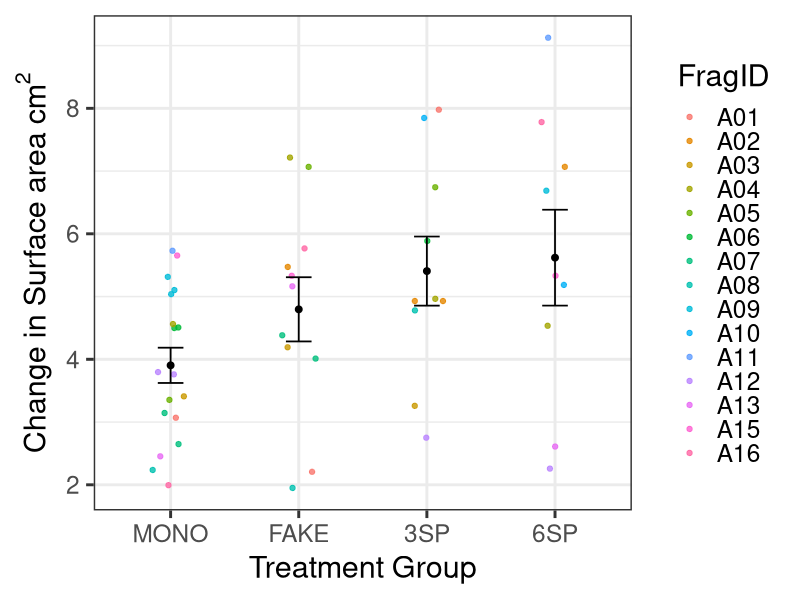
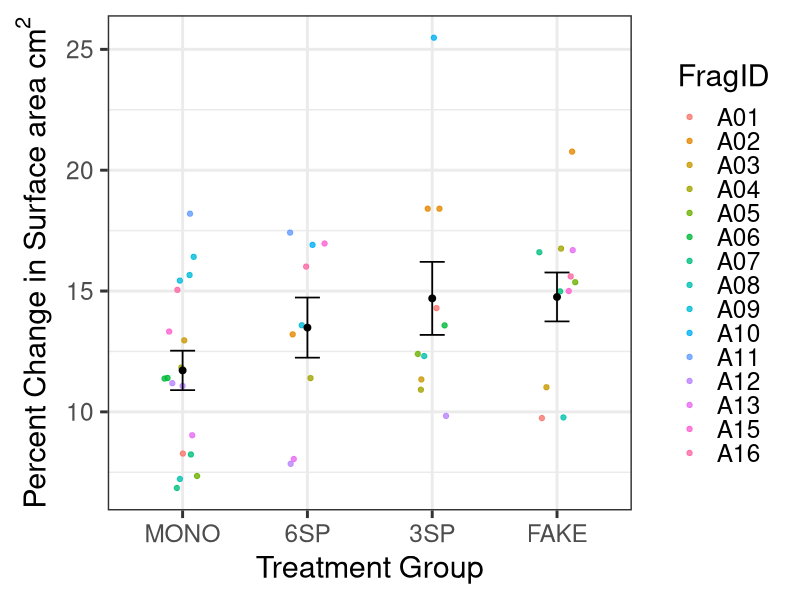
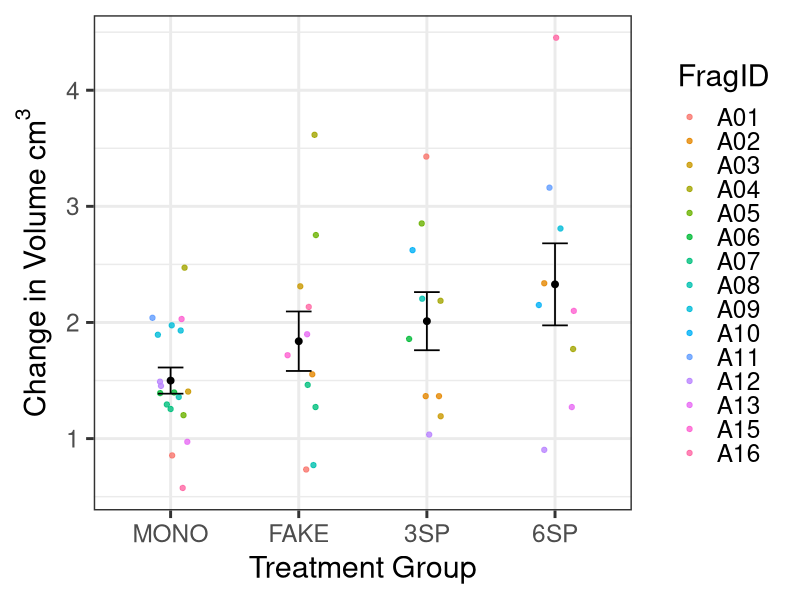
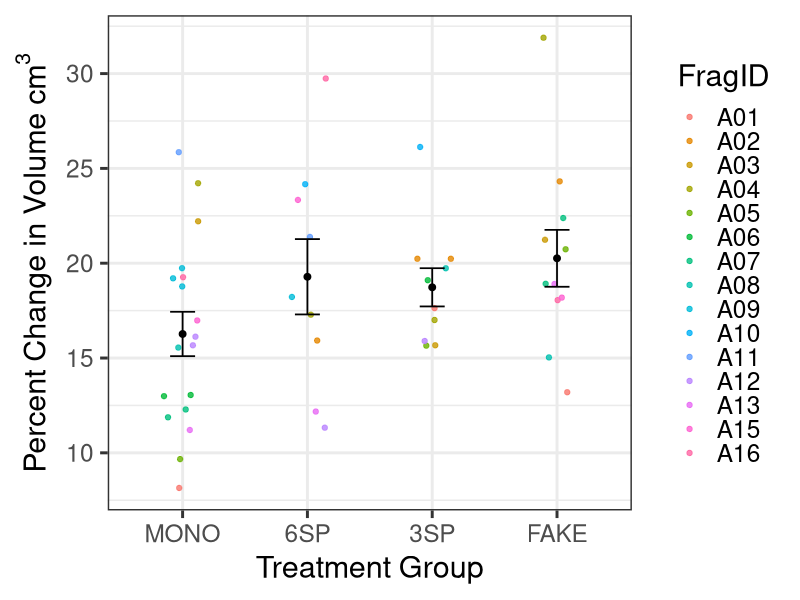
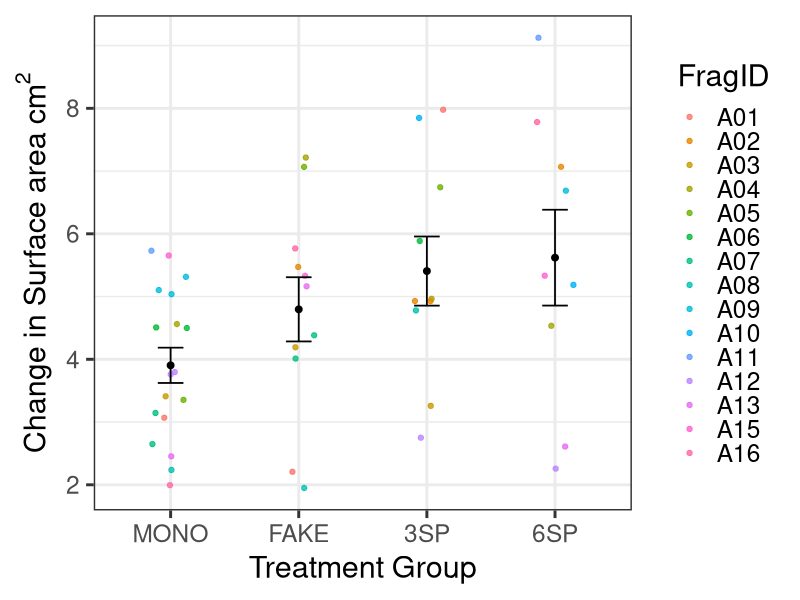
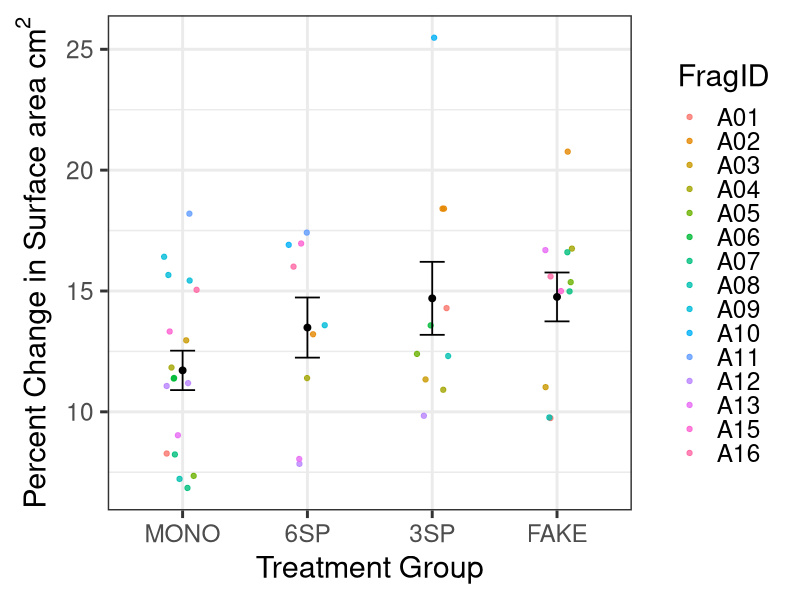
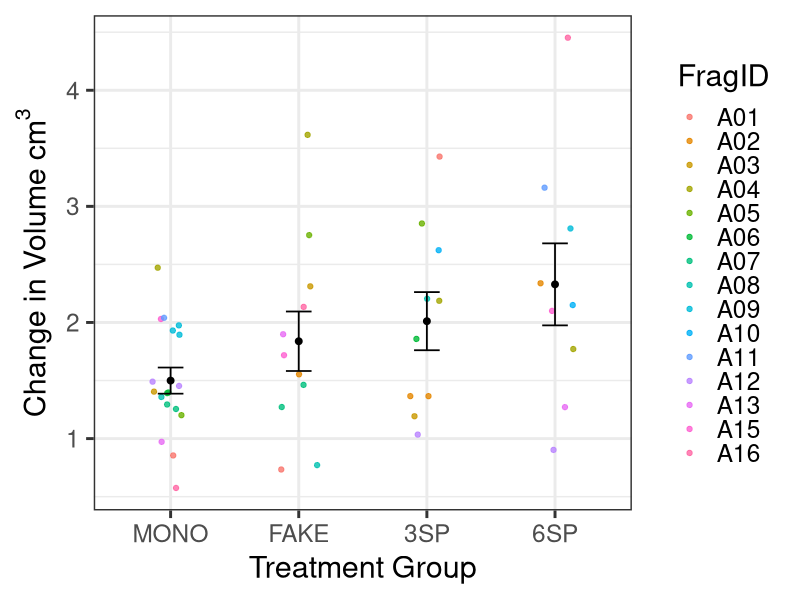
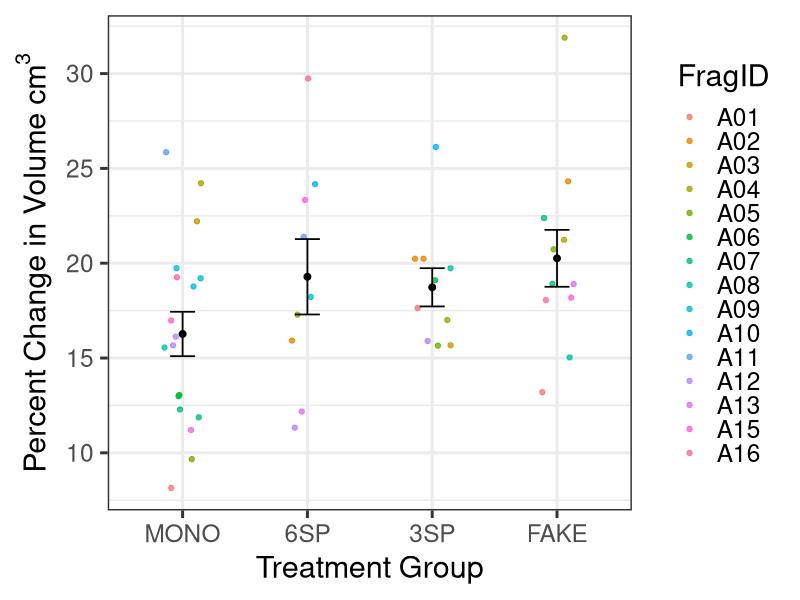

Write R code to recreate these figures, in order. (Note: this script raises an error after producing the figures.)
## ---- chunk 1
library(tidyverse)
library(here)
library(stringr)
## ---- chunk 2
SpeciesA_tf <- read_csv(here("Data/Photogrammetry/tf-data-v1.csv"))
SpeciesA_t0 <- read_csv(here("Data/Photogrammetry/t0-data-v1.csv"))
view(SpeciesA_t0)
## ---- chunk 3
SpeciesA_tf_clean <- SpeciesA_tf %>%
  mutate(Measurement = if_else(is.na(volume_mm3), "SurfaceArea", "Volume")) %>% #Adding column for what type of measurement it is
  mutate(Treatment = str_extract(model, "[^_]+$")) %>% #Adding column for the treatement group
  drop_na(model) %>%  #Dropping the na rows from the model column
  rename(SA_tf = surface_area_mm2) %>% #renaming the surface area column to add the timepoint 
  rename(V_tf = volume_mm3) %>% #renaiming the surface area column to add the timepoint 
    filter(model != "backup") %>%
select(-chunk, -closed)

SpeciesA_t0_clean <- SpeciesA_t0 %>%
  mutate(Measurement = if_else(is.na(volume_mm3), "SurfaceArea", "Volume")) %>% #Adding column for what type of measurement it is
  mutate(Treatment = str_extract(model, "[^_]+$")) %>% #Adding column for the treatement group
  drop_na(model) %>%  #Dropping the na rows from the model column
  filter(model != "backup") %>% #Remove the rows with backup models
   rename(SA_t0 = surface_area_mm2) %>% #renaming the surface area column to add the timepoint 
  rename(V_t0 = volume_mm3) %>% #renaiming the surface area column to add the timepoint
  select(-chunk, -closed)

JoinedAreaData <- left_join( SpeciesA_t0_clean,SpeciesA_tf_clean, by = join_by(model, Treatment, Measurement))

#Filter out models that do not have TF data
JoinedAreaData <- JoinedAreaData %>%
  filter(!model %in% c("A13_1_3SP","Copy of A13_1_3SP",
"A14_1_3SP", "Copy of A14_1_3SP",
"A15_1_3SP","Copy of A15_1_3SP",
"A16_1_3SP", "Copy of A16_1_3SP",
"A09_1_FAKE", "Copy of A09_1_FAKE",
"A10_1_FAKE", "Copy of A10_1_FAKE",
"A11_1_FAKE", "Copy of A11_1_FAKE",
"A12_1_FAKE", "Copy of A12_1_FAKE",
"A05_1_6SP", "Copy of A05_1_6SP",
"A06_1_6SP", "Copy of A06_1_6SP",
"A07_1_6SP","Copy of A07_1_6SP",
"A08_1_6SP", "Copy of A08_1_6SP" )) %>% #Filtering out all models that do not have tf data
    filter(!grepl("^b", model, ignore.case = TRUE)) %>% #filtering out all b models
  filter(!grepl("^Copy of b", model, ignore.case = TRUE)) %>%
  #Filtering out all copy of b models
    mutate(FragID = str_extract(model, "[A-Za-z]\\d+")) %>%
  relocate(FragID, .after = 1) %>% #Moving to different order of columns
  relocate(Treatment, .after =2) %>%
  relocate(Measurement, .after =3)
## ---- chunk 4
GrowthData <- JoinedAreaData %>%
  mutate(SA_t0_cm2 = SA_t0/100) |> #convert to cm2
  mutate(SA_tf_cm2 = SA_tf/100) |> 
  mutate(V_t0_cm3 = V_t0/1000) |> #convert to cm3
  mutate(V_tf_cm3 = V_tf/1000) |> 
  mutate(DeltaSA = SA_tf_cm2 - SA_t0_cm2) %>% #Find the growth data 
  mutate(DeltaV = V_tf_cm3 - V_t0_cm3) %>%
  filter(DeltaSA > 0) %>% #Getting rid of negative values **Should check these models later
  filter(DeltaV > 0)  |> 
  mutate(PctDeltaSA = ((SA_tf_cm2 - SA_t0_cm2)/SA_t0_cm2)*100) |> #pct change is final-initial/initial * 100
  mutate(PctDeltaV = ((V_tf_cm3 - V_t0_cm3)/V_t0_cm3)*100)


GrowthData$model[is.na(GrowthData$DeltaSA)] #Listing which model names we are missing tf data for 

GrowthData <- GrowthData %>% filter(!is.na(DeltaSA)) #filtering out the remaining models that do not have tf data **We need to double check this 
## ---- chunk 5

se_fun <- function(x) {
  n <- sum(!is.na(x))
  if (n <= 1) return(NA_real_)
  sd(x, na.rm = TRUE) / sqrt(n)
}
## ---- chunk 6
GrowthSummary <- GrowthData %>%
  group_by(Treatment) %>% #Group by treatment to take averages across treatment groups etc. 
  summarise(
    N_SA = sum(!is.na(DeltaSA)),
    N_V = sum(!is.na(DeltaV)),
    DeltaSA_avg = mean(DeltaSA), 
    DeltaV_avg = mean(DeltaV), 
    se_SA = se_fun(DeltaSA), 
    se_V = se_fun(DeltaV))

PctGrowthSummary <- GrowthData %>%
  group_by(Treatment) %>% #Group by treatment to take averages across treatment groups etc. 
  summarise(
    N_PctSA = sum(!is.na(PctDeltaSA)),
    N_PctV = sum(!is.na(PctDeltaV)),
    PctDeltaSA_avg = mean(PctDeltaSA), 
    PctDeltaV_avg = mean(PctDeltaV), 
    se_PctSA = se_fun(PctDeltaSA), 
    se_PctV = se_fun(PctDeltaV))
## ---- chunk 7
GrowthDataOrdered <- GrowthData %>% left_join(GrowthSummary, by = "Treatment") %>%
  mutate(Treatment = fct_reorder(Treatment, DeltaSA_avg))

PctGrowthDataOrdered <- GrowthData %>% left_join(PctGrowthSummary, by = "Treatment") %>%
  mutate(Treatment = fct_reorder(Treatment, PctDeltaSA_avg))
## ---- chunk 8
SurfaceAreaPlot <- ggplot() + #Use ggplot to make the graphs
  geom_jitter(data = GrowthDataOrdered, aes(x = Treatment, y = DeltaSA, color = FragID),  #Geom jitter with treatment on the x axis and change in surface area on the y axis in cm, we want each individual fragment to be colored
              width = 0.15, alpha = 0.8) + #This is setting the size of points
  # stat_summary(data = GrowthDataOrdered, aes(x = Treatment, y = DeltaSA)
  geom_errorbar(data = GrowthSummary, aes(x = Treatment, ymin = DeltaSA_avg - se_SA, ymax = DeltaSA_avg + se_SA), #Making the error bars on the graph fromt eh summary stats that we made above
                width = 0.2, linewidth = 0.6) + #Size of the error bars
  geom_point(data = GrowthSummary, aes(x = Treatment, y = DeltaSA_avg), size = 2) + #This is the point of the average of the growth values
  labs(y = expression("Change in Surface area cm"^2), #changing the y-axis title 
       x = "Treatment Group") + #changing the x-axis title 
  
  theme_bw(base_size = 22) #Theme of the plot set to black and white and size of font to 22

SurfaceAreaPlot

ggsave(here("Output", "SurfaceAreaChange_Jitter.pdf"), SurfaceAreaPlot, h = 5, w = 10) #Save the graph into a folder, can ignore 

## ---- chunk 9
PctSurfaceAreaPlot <- ggplot() + #Use ggplot to make the graphs
  geom_jitter(data = PctGrowthDataOrdered, aes(x = Treatment, y = PctDeltaSA, color = FragID),  #Geom jitter with treatment on the x axis and change in surface area on the y axis in cm, we want each individual fragment to be colored
              width = 0.15, alpha = 0.8) + #This is setting the size of points
  # stat_summary(data = GrowthDataOrdered, aes(x = Treatment, y = DeltaSA)
  geom_errorbar(data = PctGrowthSummary, aes(x = Treatment, ymin = PctDeltaSA_avg - se_PctSA, ymax = PctDeltaSA_avg + se_PctSA), #Making the error bars on the graph fromt eh summary stats that we made above
                width = 0.2, linewidth = 0.6) + #Size of the error bars
  geom_point(data = PctGrowthSummary, aes(x = Treatment, y = PctDeltaSA_avg), size = 2) + #This is the point of the average of the growth values
  labs(y = expression("Percent Change in Surface area cm"^2), #changing the y-axis title 
       x = "Treatment Group") + #changing the x-axis title 
  
  theme_bw(base_size = 22) #Theme of the plot set to black and white and size of font to 22

PctSurfaceAreaPlot

ggsave(here("Output", "PctSurfaceAreaChange_Jitter.pdf"), PctSurfaceAreaPlot, h = 5, w = 10) #Save the graph into a folder
## ---- chunk 10
VolumePlot <- ggplot() + #Use ggplot to make the graphs
  geom_jitter(data = GrowthDataOrdered, aes(x = Treatment, y = DeltaV, color = FragID),  #Geom jitter with treatment on the x axis and change in volume on the y axis in cm, we want each individual fragment to be colored
              width = 0.15, alpha = 0.8) + #This is setting the size of points
  
  geom_errorbar(data = GrowthSummary, aes(x = Treatment, ymin = DeltaV_avg - se_V, ymax = DeltaV_avg + se_V), #Making the error bars on the graph fromt eh summary stats that we made above
                width = 0.2, linewidth = 0.6) + #Size of the error bars
  geom_point(data = GrowthSummary, aes(x = Treatment, y = DeltaV_avg), size = 2) + #This is the point of the average of the growth values
  labs(y = expression("Change in Volume cm"^3), #changing the y-axis title 
       x = "Treatment Group") + #changing the x-axis title 
  
  theme_bw(base_size = 22) #Theme of the plot set to black and white and size of font to 22

VolumePlot

ggsave(here("Output", "VolumeChange_Jitter.pdf"), VolumePlot, h = 5, w = 10) #Save the graph into a folder, can ignore 

## ---- chunk 11
PctVolumePlot <- ggplot() + #Use ggplot to make the graphs
  geom_jitter(data = PctGrowthDataOrdered, aes(x = Treatment, y = PctDeltaV, color = FragID),  #Geom jitter with treatment on the x axis and change in surface area on the y axis in cm, we want each individual fragment to be colored
              width = 0.15, alpha = 0.8) + #This is setting the size of points
  # stat_summary(data = GrowthDataOrdered, aes(x = Treatment, y = DeltaV)
  geom_errorbar(data = PctGrowthSummary, aes(x = Treatment, ymin = PctDeltaV_avg - se_PctV, ymax = PctDeltaV_avg + se_PctV), #Making the error bars on the graph fromt eh summary stats that we made above
                width = 0.2, linewidth = 0.6) + #Size of the error bars
  geom_point(data = PctGrowthSummary, aes(x = Treatment, y = PctDeltaV_avg), size = 2) + #This is the point of the average of the growth values
  labs(y = expression("Percent Change in Volume cm"^3), #changing the y-axis title 
       x = "Treatment Group") + #changing the x-axis title 
  
  theme_bw(base_size = 22) #Theme of the plot set to black and white and size of font to 22

PctVolumePlot

ggsave(here("Output", "PctVolumeChange_Jitter.pdf"), PctVolumePlot, h = 5, w = 10) #Save the graph into a folder
## ---- chunk 12
sa_mod <- lm(DeltaSA ~ Treatment, data = GrowthData)
vol_mod <- lm(DeltaV ~ Treatment, data = GrowthData)
leveneTest(sa_mod)
leveneTest(vol_mod)
check_model(sa_mod)
check_model(vol_mod)

anova(sa_mod) #0.0465 *
anova(vol_mod) #0.06546 .

sa_emm <- emmeans::emmeans(sa_mod, ~Treatment)
pairs(sa_emm)

 # contrast    estimate    SE df t.ratio p.value
 # MONO - FAKE   -0.892 0.638 44  -1.398  0.5071
 # MONO - 3SP    -1.502 0.658 44  -2.284  0.1173
 # MONO - 6SP    -1.716 0.681 44  -2.521  0.0705 #almost
 # FAKE - 3SP    -0.610 0.728 44  -0.837  0.8366
 # FAKE - 6SP    -0.824 0.749 44  -1.099  0.6920
 # 3SP - 6SP     -0.214 0.766 44  -0.279  0.9923

pctsa_mod <- lm(PctDeltaSA ~ Treatment, data = GrowthData)
pctvol_mod <- lm(PctDeltaV ~ Treatment, data = GrowthData)
leveneTest(pctsa_mod)
leveneTest(pctvol_mod)
check_model(pctsa_mod)
check_model(pctvol_mod)

anova(pctsa_mod) #0.1219
anova(pctvol_mod) #0.1634
